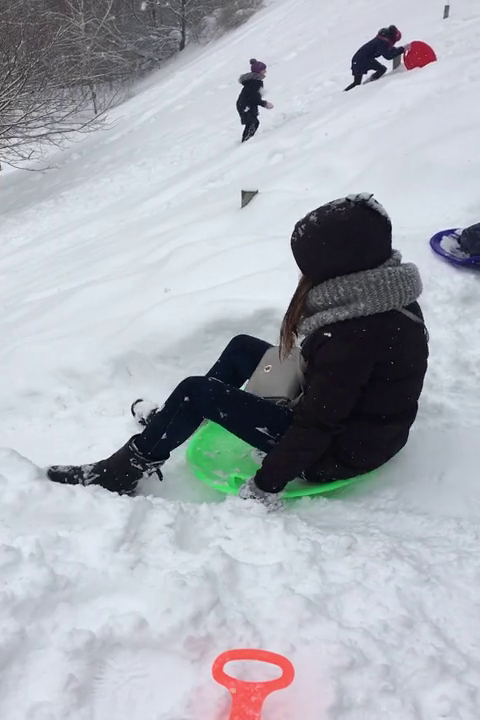
#> input picture frame 15 of lab2/snow_day.mp4, 480 x 720 px
$ python lab_2.py
#> lines starting #> are read from the running program, lines starting #| are printed output that depends on the picture
import numpy as np
import cv2 as cv

import pickle
import struct

import os

feature_params = dict( maxCorners = 100,
                       qualityLevel = 0.3,
                       minDistance = 7,
                       blockSize = 7 )

lk_params = dict( winSize  = (15,15),
                  maxLevel = 2,
                  criteria = (cv.TERM_CRITERIA_EPS | cv.TERM_CRITERIA_COUNT, 10, 0.03))

color = np.random.randint(0,255,(100,3))

def encode():
	file = "snow_day.mp4"
	cap = cv.VideoCapture(file)

	enc_file = file[:len(file) - 4] + ".enc"
	f = open(enc_file, "wb")

	ret, old_frame = cap.read()
#> old_frame is the input picture: shape (720, 480, 3); mean B, G, R 181, 173.8, 169.6
	old_gray = cv.cvtColor(old_frame, cv.COLOR_BGR2GRAY)
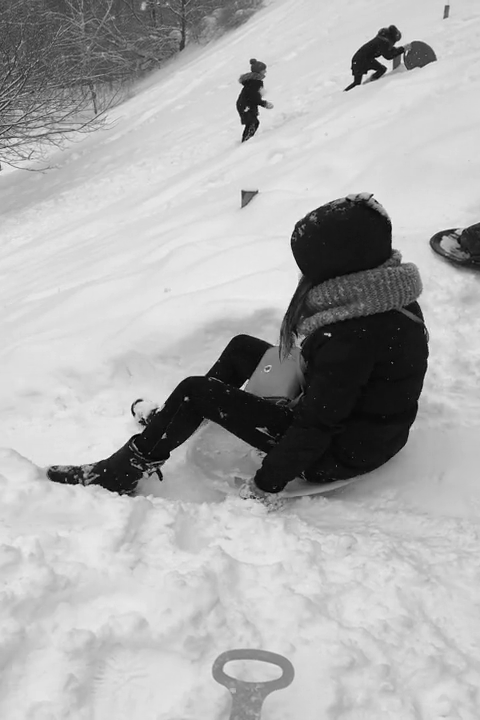
#> old_gray: shape (720, 480); min 0, max 251, mean 173.3
	p0 = cv.goodFeaturesToTrack(old_gray, mask = None, **feature_params)
#> p0 = 51 rows, first 8: [260, 107], [242, 388], [377, 59], [390, 62], [243, 126], [252, 60], [373, 197], [244, 192]
	mask = np.zeros_like(old_frame)

	while (1):
		ret,frame = cap.read()
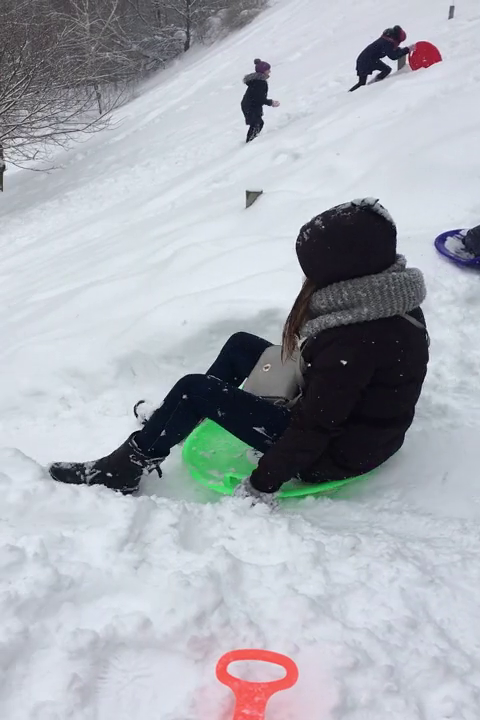
#> input picture frame 16 of lab2/snow_day.mp4, 480 x 720 px
#> frame is the input picture: shape (720, 480, 3); mean B, G, R 180.8, 173.8, 169.5
		if not ret:
			break

		frame_gray = cv.cvtColor(frame, cv.COLOR_BGR2GRAY)
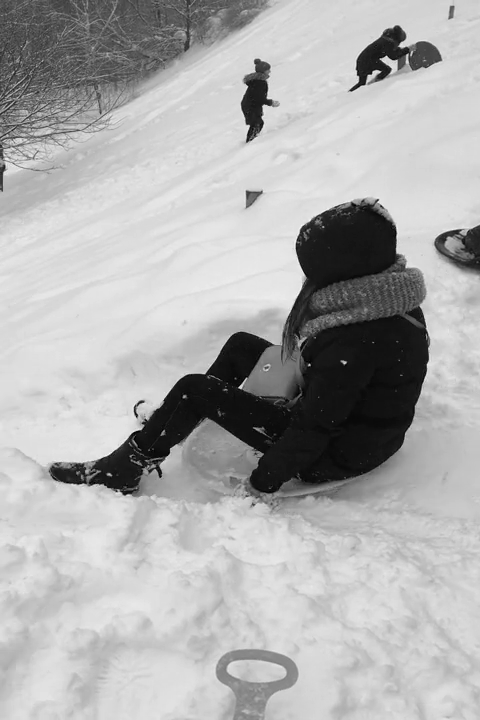
#> frame_gray: shape (720, 480); min 0, max 255, mean 173.2

		p1, st, err = cv.calcOpticalFlowPyrLK(old_gray, frame_gray, p0, None, **lk_params)
#> p1 = 51 rows, first 8: [264.7, 105.7], [240.5, 387.1], [381.9, 59.43], [394.8, 62.3], [247.4, 126.2], [256.3, 60.01], [378.5, 202], [248.5, 192.3]; st = 51 values from 1 to 1; err = 51 values, max 45.05 at index 28, min 0.723 at index 50, mean 7.98

		good_old = p0[st==1]
#> good_old = 51 pairs, first value 79 to 459, second value 7 to 493
		good_new = p1[st==1]
#> good_new = 51 pairs, first value 83.03 to 463.8, second value 7.5 to 492.6

		for i,(new,old) in enumerate(zip(good_new,good_old)):
			a,b = new.ravel()
			c,d = old.ravel()
			mask = cv.line(mask, (a,b),(c,d), color[i].tolist(), 2)
			frame = cv.circle(frame,(a,b),5,color[i].tolist(),-1)
#> this loop made 51 passes
#> (a, b, c, d) on passes 1 to 12: (264.7, 105.7, 260, 107), (240.5, 387.1, 242, 388), (381.9, 59.43, 377, 59), (394.8, 62.3, 390, 62), (247.4, 126.2, 243, 126), (256.3, 60.01, 252, 60), (378.5, 202, 373, 197), (248.5, 192.3, 244, 192), (399.8, 45.43, 395, 45), (377.9, 72.4, 373, 72), (388.7, 68.45, 384, 68), (245.4, 86.43, 241, 86)
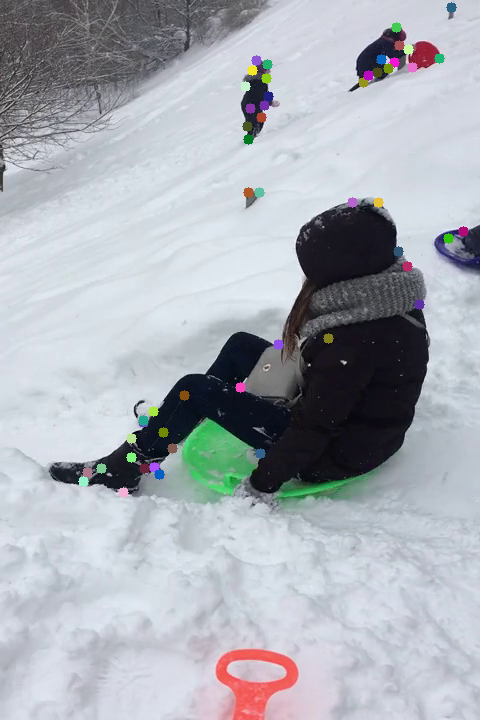
#> frame: shape (720, 480, 3); mean B, G, R 180.8, 174, 169.7
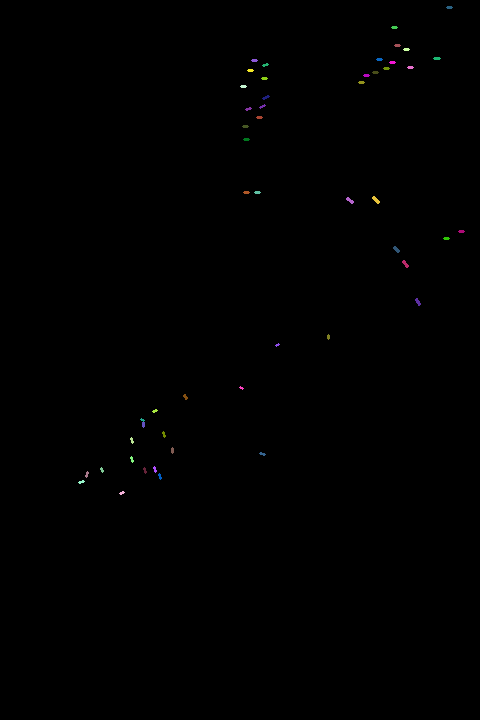
#> mask: shape (720, 480, 3); mean of channels 0, 1, 2 0.3, 0.3, 0.3; drawn as B, G, R

		frame = cv.add(frame,mask)
		cv.imshow('Encoded video', frame)

		k = cv.waitKey(30) & 0xff
#> (key Esc is pressed here)
		if k == 27:
			break

		l = pickle.dumps(frame)
		length = struct.pack('i',len(l))
		f.write(length)
		f.write(l)

		old_gray = frame_gray.copy()
		p0 = good_new.reshape(-1,1,2)

	cap.release()
	f.close()

	print("Video successfully encoded")
	return enc_file

def decode(encfile):

	f = open(encfile, "rb")
#> (the run stopped early here; a loop or call above may not have finished)

$ run again, starting later in the video
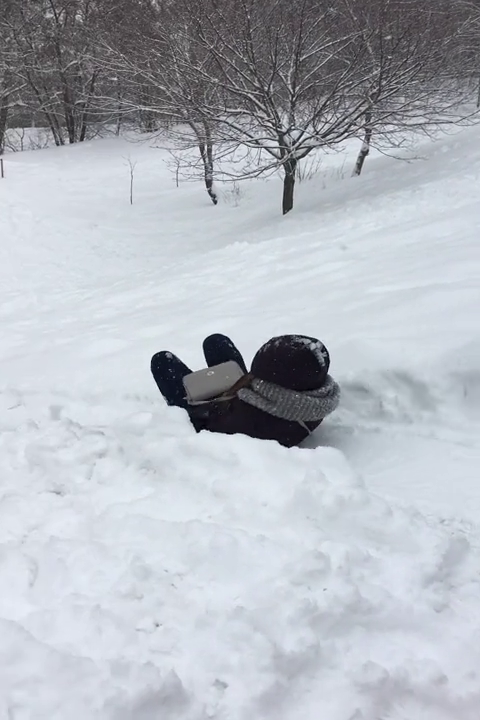
#> input picture frame 67 of lab2/snow_day.mp4, 480 x 720 px
#> in encode, old_frame is the input picture: shape (720, 480, 3); mean B, G, R 190.6, 183.3, 178.7
#> p0 = 38 rows, first 8: [197, 430], [316, 132], [277, 149], [248, 369], [283, 128], [169, 403], [280, 156], [210, 368]
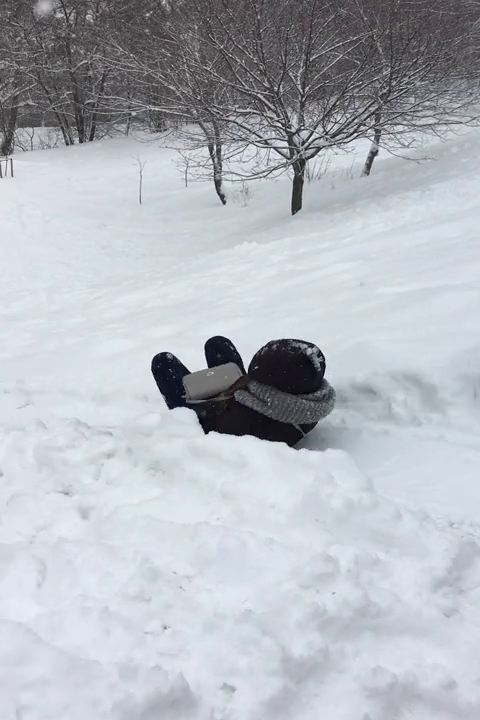
#> input picture frame 68 of lab2/snow_day.mp4, 480 x 720 px
#> in encode, frame is the input picture: shape (720, 480, 3); mean B, G, R 191, 183.8, 179.1
#> p1 = 38 rows, first 8: [205.6, 431.5], [325.4, 132.3], [286.2, 149.3], [246.1, 368.9], [292.4, 128.3], [169.3, 405.7], [289.2, 156.3], [210.3, 368.8]; st = 38 values from 1 to 1; err = 38 values, max 14.04 at index 3, min 0.0464 at index 31, mean 6.9
#> good_old = 38 pairs, first value 61 to 368, second value 17 to 430
#> good_new = 38 pairs, first value 70.55 to 377.5, second value 16.99 to 431.5
#> the loop in encode, `for i,(new,old) in enumerate(zip(good_new,good_old)):` made 38 passes
#> (a, b, c, d) on passes 1 to 8: (205.6, 431.5, 197, 430), (325.4, 132.3, 316, 132), (286.2, 149.3, 277, 149), (246.1, 368.9, 248, 369), (292.4, 128.3, 283, 128), (169.3, 405.7, 169, 403), (289.2, 156.3, 280, 156), (210.3, 368.8, 210, 368)
#> after the loop in encode, `for i,(new,old) in enumerate(zip(good_new,good_old)):`:
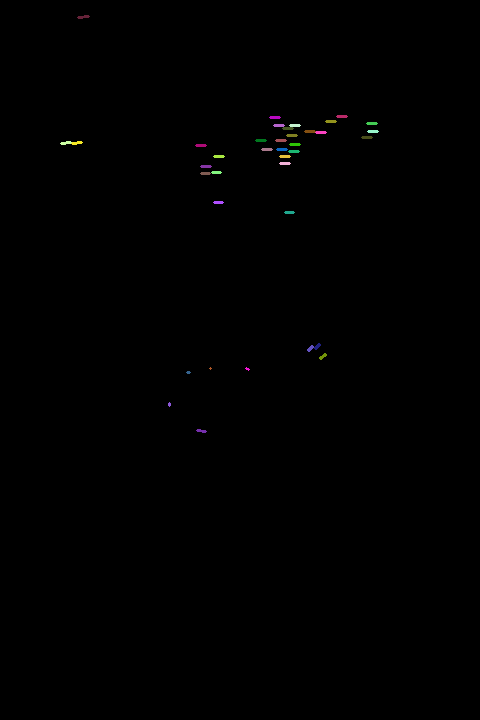
#> mask: shape (720, 480, 3); mean of channels 0, 1, 2 0.4, 0.4, 0.4; drawn as B, G, R
